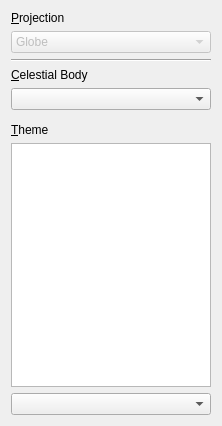
<?xml version="1.0" encoding="UTF-8"?>
<ui version="4.0">
 <class>MapViewWidget</class>
 <widget class="QWidget" name="MapViewWidget">
  <property name="geometry">
   <rect>
    <x>0</x>
    <y>0</y>
    <width>222</width>
    <height>426</height>
   </rect>
  </property>
  <property name="windowTitle">
   <string>Map View</string>
  </property>
  <layout class="QVBoxLayout" name="verticalLayout">
   <item>
    <layout class="QHBoxLayout" name="toolBarLayout">
     <property name="spacing">
      <number>0</number>
     </property>
    </layout>
   </item>
   <item>
    <widget class="QLabel" name="projectionLabel_2">
     <property name="text">
      <string>&amp;Projection</string>
     </property>
     <property name="buddy">
      <cstring>projectionComboBox</cstring>
     </property>
    </widget>
   </item>
   <item>
    <widget class="QComboBox" name="projectionComboBox">
     <property name="enabled">
      <bool>false</bool>
     </property>
     <item>
      <property name="text">
       <string>Globe</string>
      </property>
      <property name="icon">
       <iconset resource="../../apps/marble-ui/marble.qrc">
        <normaloff>:/icons/map-globe.png</normaloff>:/icons/map-globe.png</iconset>
      </property>
     </item>
     <item>
      <property name="text">
       <string>Flat Map</string>
      </property>
      <property name="icon">
       <iconset resource="../../apps/marble-ui/marble.qrc">
        <normaloff>:/icons/map-flat.png</normaloff>:/icons/map-flat.png</iconset>
      </property>
     </item>
     <item>
      <property name="text">
       <string>Mercator</string>
      </property>
      <property name="icon">
       <iconset resource="../../apps/marble-ui/marble.qrc">
        <normaloff>:/icons/map-mercator.png</normaloff>:/icons/map-mercator.png</iconset>
      </property>
     </item>
     <item>
      <property name="text">
       <string>Gnomonic</string>
      </property>
      <property name="icon">
       <iconset resource="../../apps/marble-ui/marble.qrc">
        <normaloff>:/icons/map-gnomonic.png</normaloff>:/icons/map-gnomonic.png</iconset>
      </property>
     </item>
    </widget>
   </item>
   <item>
    <widget class="Line" name="line">
     <property name="orientation">
      <enum>Qt::Horizontal</enum>
     </property>
    </widget>
   </item>
   <item>
    <widget class="QLabel" name="celestialBodyLabel">
     <property name="enabled">
      <bool>true</bool>
     </property>
     <property name="text">
      <string>&amp;Celestial Body</string>
     </property>
     <property name="buddy">
      <cstring>projectionComboBox</cstring>
     </property>
    </widget>
   </item>
   <item>
    <widget class="QComboBox" name="celestialBodyComboBox">
     <property name="enabled">
      <bool>true</bool>
     </property>
     <property name="sizePolicy">
      <sizepolicy hsizetype="Preferred" vsizetype="Preferred">
       <horstretch>0</horstretch>
       <verstretch>0</verstretch>
      </sizepolicy>
     </property>
    </widget>
   </item>
   <item>
    <spacer name="spacer">
     <property name="orientation">
      <enum>Qt::Vertical</enum>
     </property>
     <property name="sizeType">
      <enum>QSizePolicy::Fixed</enum>
     </property>
     <property name="sizeHint" stdset="0">
      <size>
       <width>164</width>
       <height>7</height>
      </size>
     </property>
    </spacer>
   </item>
   <item>
    <widget class="QLabel" name="mapThemeLabel">
     <property name="text">
      <string>&amp;Theme</string>
     </property>
     <property name="buddy">
      <cstring>marbleThemeSelectView</cstring>
     </property>
    </widget>
   </item>
   <item>
    <widget class="QListView" name="marbleThemeSelectView">
     <property name="sizePolicy">
      <sizepolicy hsizetype="Expanding" vsizetype="Expanding">
       <horstretch>0</horstretch>
       <verstretch>0</verstretch>
      </sizepolicy>
     </property>
     <property name="minimumSize">
      <size>
       <width>0</width>
       <height>140</height>
      </size>
     </property>
     <property name="contextMenuPolicy">
      <enum>Qt::CustomContextMenu</enum>
     </property>
     <property name="whatsThis">
      <string>Here you can choose the preferred map view from different topics.</string>
     </property>
     <property name="autoFillBackground">
      <bool>true</bool>
     </property>
    </widget>
   </item>
   <item>
    <widget class="QComboBox" name="mapThemeComboBox"/>
   </item>
  </layout>
 </widget>
 <resources>
  <include location="../../apps/marble-ui/marble.qrc"/>
 </resources>
 <connections/>
</ui>
